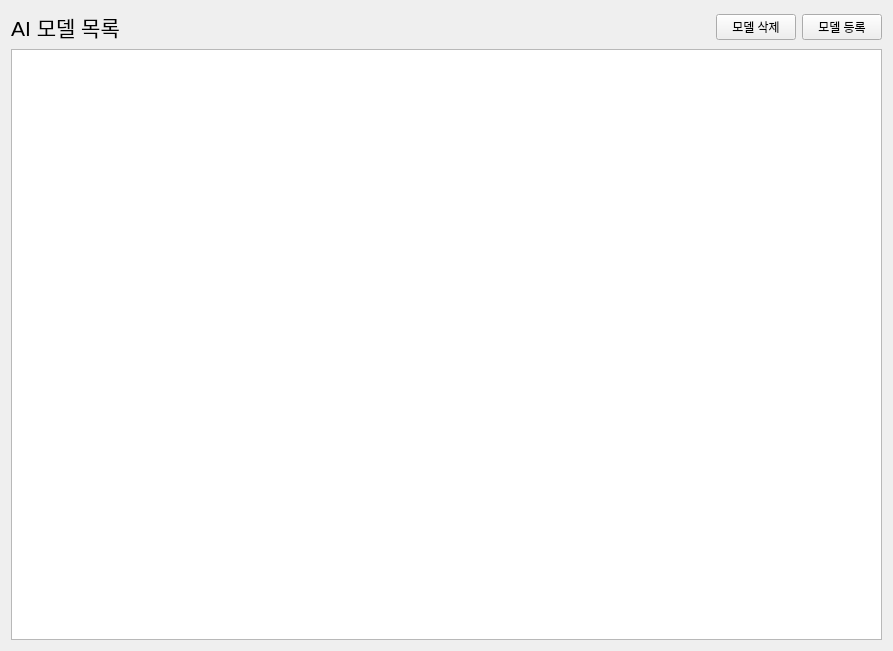
<?xml version="1.0" encoding="UTF-8"?>
<ui version="4.0">
 <class>Widget</class>
 <widget class="QWidget" name="Widget">
  <property name="geometry">
   <rect>
    <x>0</x>
    <y>0</y>
    <width>893</width>
    <height>651</height>
   </rect>
  </property>
  <property name="windowTitle">
   <string>Form</string>
  </property>
  <layout class="QVBoxLayout" name="verticalLayout">
   <item>
    <layout class="QHBoxLayout" name="horizontalLayout">
     <item>
      <widget class="QLabel" name="label_ai_list">
       <property name="font">
        <font>
         <pointsize>16</pointsize>
        </font>
       </property>
       <property name="text">
        <string>AI 모델 목록</string>
       </property>
       <property name="alignment">
        <set>Qt::AlignmentFlag::AlignCenter</set>
       </property>
      </widget>
     </item>
     <item>
      <spacer name="horizontalSpacer">
       <property name="orientation">
        <enum>Qt::Orientation::Horizontal</enum>
       </property>
       <property name="sizeHint" stdset="0">
        <size>
         <width>50</width>
         <height>20</height>
        </size>
       </property>
      </spacer>
     </item>
     <item>
      <widget class="QPushButton" name="button_delete_model">
       <property name="text">
        <string>모델 삭제</string>
       </property>
      </widget>
     </item>
     <item>
      <widget class="QPushButton" name="button_add_new_model">
       <property name="text">
        <string>모델 등록</string>
       </property>
      </widget>
     </item>
    </layout>
   </item>
   <item>
    <widget class="QTableView" name="tableview_model_list"/>
   </item>
  </layout>
 </widget>
 <resources/>
 <connections/>
</ui>
